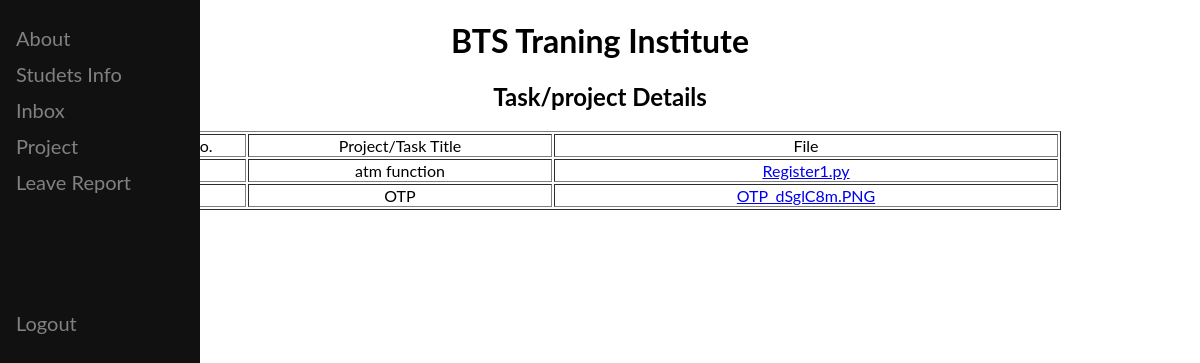
Screenshot of /project with the database file from the repository.
### chat/models.py (models this page shows, shortened)
class Document(models.Model):
    title=models.CharField(max_length=100)
    document=models.FileField(upload_to="")

### chat/views.py (the view)
# urls.py: path('project', views.project, name='project'),
def project(request):
    tit = "Task/project Details"
    queryset = Document.objects.all()
    return render(request, 'viewupload.html',{'all':queryset, 't':tit})
    return render(request, 'leavereq.html')

### templates/viewupload.html (shortened to what this page needs)
<!DOCTYPE html>
<html>
<head>
<link rel="stylesheet" href="https://cdnjs.cloudflare.com/ajax/libs/font-awesome/4.7.0/css/font-awesome.min.css">
</head>
<body>
<div class="sidenav">
<a href="/smain">About</a>
<a href="/stdinfo">Studets Info</a>
<a href="/stf_home">Inbox</a>
<a href="/project">Project</a>
<a href="/std_leave">Leave Report</a><br><br><br>
<a>{{user.username}}<a>
  <a>{{user.email}}<a>
<a href="/login_user">Logout</a>
</body>
</html>
<center><h1>BTS Traning Institute</h1></center>
<center><h2>{{t}}</h2></center>
        {% if all %}
        <table align="center", border="1">
            <thead>
                <tr align="center">
                    <td style="width: 100px">S.No.</td>
                    <td style="width: 300px">Project/Task Title</td>
                    <td style="width: 500px">File</td>
                </tr>
            </thead>
            {% for data in all %}
                <tbody>
                    <tr align="center">
                        <td>{{forloop.counter}}</td>
                        <td>{{data.title}}</td>
                        <td><a href="{{data.document.url}}">{{data.document}}</a></td>
                    </tr>
                </tbody>
            {% endfor %}
        </table>
        {% endif %}

### templates/viewupload.html (style rules this page uses)
body { font-family: "Lato", sans-serif; }
.sidenav { height: 100%; width: 200px; position: fixed; z-index: 1; top: 0; left: 0; background-color: #111; overflow-x: hidden; padding-top: 20px; }
.sidenav a, .dropdown-btn { padding: 6px 8px 6px 16px; text-decoration: none; font-size: 20px; color: #818181; display: block; border: none; background: none; width: 100%; text-align: left; cursor: pointer; outline: none; }

### rows the page displays
Document: title "atm function", document "Register1.py"
Document: title "OTP", document "OTP_dSglC8m.PNG"

### other values shown
{{ t }} "Task/project Details"
